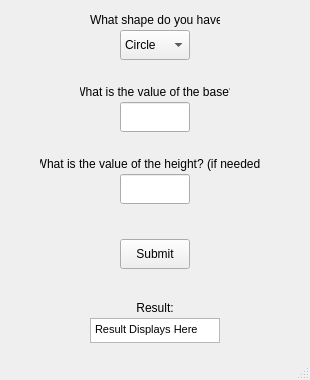
<?xml version="1.0" encoding="UTF-8"?>
<ui version="4.0">
 <class>MainWindow</class>
 <widget class="QMainWindow" name="MainWindow">
  <property name="geometry">
   <rect>
    <x>0</x>
    <y>0</y>
    <width>310</width>
    <height>380</height>
   </rect>
  </property>
  <property name="windowTitle">
   <string>Areas of Shapes</string>
  </property>
  <property name="toolButtonStyle">
   <enum>Qt::ToolButtonIconOnly</enum>
  </property>
  <widget class="QWidget" name="centralwidget">
   <widget class="QLabel" name="shapeLabel">
    <property name="geometry">
     <rect>
      <x>90</x>
      <y>10</y>
      <width>130</width>
      <height>20</height>
     </rect>
    </property>
    <property name="text">
     <string>What shape do you have?</string>
    </property>
   </widget>
   <widget class="QLabel" name="baseLabel">
    <property name="geometry">
     <rect>
      <x>80</x>
      <y>82</y>
      <width>150</width>
      <height>20</height>
     </rect>
    </property>
    <property name="text">
     <string>What is the value of the base?</string>
    </property>
    <property name="alignment">
     <set>Qt::AlignCenter</set>
    </property>
   </widget>
   <widget class="QComboBox" name="shapeSelect">
    <property name="geometry">
     <rect>
      <x>120</x>
      <y>30</y>
      <width>70</width>
      <height>30</height>
     </rect>
    </property>
    <property name="layoutDirection">
     <enum>Qt::LeftToRight</enum>
    </property>
    <property name="sizeAdjustPolicy">
     <enum>QComboBox::AdjustToContentsOnFirstShow</enum>
    </property>
    <item>
     <property name="text">
      <string>Circle</string>
     </property>
    </item>
    <item>
     <property name="text">
      <string>Square</string>
     </property>
    </item>
    <item>
     <property name="text">
      <string>Rectangle</string>
     </property>
    </item>
    <item>
     <property name="text">
      <string>Triangle</string>
     </property>
    </item>
   </widget>
   <widget class="QLineEdit" name="baseInput">
    <property name="geometry">
     <rect>
      <x>120</x>
      <y>102</y>
      <width>70</width>
      <height>30</height>
     </rect>
    </property>
    <property name="layoutDirection">
     <enum>Qt::LeftToRight</enum>
    </property>
    <property name="text">
     <string/>
    </property>
    <property name="alignment">
     <set>Qt::AlignCenter</set>
    </property>
   </widget>
   <widget class="QLabel" name="heightLabel">
    <property name="geometry">
     <rect>
      <x>40</x>
      <y>154</y>
      <width>220</width>
      <height>20</height>
     </rect>
    </property>
    <property name="text">
     <string>What is the value of the height? (if needed)</string>
    </property>
    <property name="alignment">
     <set>Qt::AlignCenter</set>
    </property>
   </widget>
   <widget class="QLineEdit" name="heightInput">
    <property name="geometry">
     <rect>
      <x>120</x>
      <y>174</y>
      <width>70</width>
      <height>30</height>
     </rect>
    </property>
    <property name="layoutDirection">
     <enum>Qt::LeftToRight</enum>
    </property>
    <property name="text">
     <string/>
    </property>
    <property name="alignment">
     <set>Qt::AlignCenter</set>
    </property>
   </widget>
   <widget class="QTextBrowser" name="textBrowser">
    <property name="geometry">
     <rect>
      <x>90</x>
      <y>318</y>
      <width>130</width>
      <height>25</height>
     </rect>
    </property>
    <property name="cursor" stdset="0">
     <cursorShape>ArrowCursor</cursorShape>
    </property>
    <property name="layoutDirection">
     <enum>Qt::LeftToRight</enum>
    </property>
    <property name="sizeAdjustPolicy">
     <enum>QAbstractScrollArea::AdjustIgnored</enum>
    </property>
    <property name="html">
     <string>&lt;!DOCTYPE HTML PUBLIC &quot;-//W3C//DTD HTML 4.0//EN&quot; &quot;http://www.w3.org/TR/REC-html40/strict.dtd&quot;&gt;
&lt;html&gt;&lt;head&gt;&lt;meta name=&quot;qrichtext&quot; content=&quot;1&quot; /&gt;&lt;style type=&quot;text/css&quot;&gt;
p, li { white-space: pre-wrap; }
&lt;/style&gt;&lt;/head&gt;&lt;body style=&quot; font-family:'MS Shell Dlg 2'; font-size:8.25pt; font-weight:400; font-style:normal;&quot;&gt;
&lt;p style=&quot; margin-top:0px; margin-bottom:0px; margin-left:0px; margin-right:0px; -qt-block-indent:0; text-indent:0px;&quot;&gt;Result Displays Here&lt;/p&gt;&lt;/body&gt;&lt;/html&gt;</string>
    </property>
   </widget>
   <widget class="QLabel" name="resultLabel">
    <property name="geometry">
     <rect>
      <x>135</x>
      <y>298</y>
      <width>40</width>
      <height>20</height>
     </rect>
    </property>
    <property name="text">
     <string>Result:</string>
    </property>
    <property name="alignment">
     <set>Qt::AlignCenter</set>
    </property>
   </widget>
   <widget class="QPushButton" name="submitButton">
    <property name="geometry">
     <rect>
      <x>120</x>
      <y>239</y>
      <width>70</width>
      <height>30</height>
     </rect>
    </property>
    <property name="text">
     <string>Submit</string>
    </property>
   </widget>
  </widget>
  <widget class="QMenuBar" name="menubar">
   <property name="geometry">
    <rect>
     <x>0</x>
     <y>0</y>
     <width>310</width>
     <height>21</height>
    </rect>
   </property>
  </widget>
  <widget class="QStatusBar" name="statusbar"/>
 </widget>
 <resources/>
 <connections/>
</ui>
